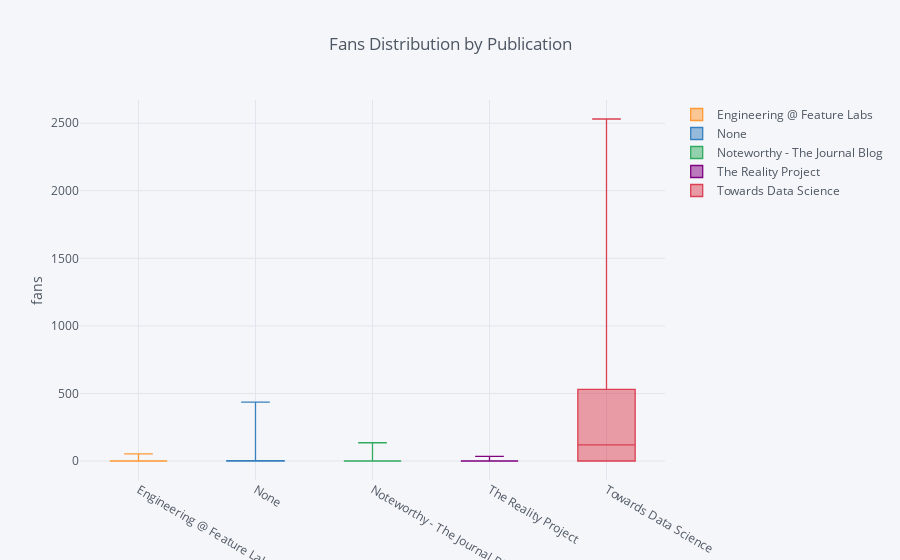

The cell this chart's notebook holds for it:
### Code cell
# Box Plot
df.pivot(columns='publication', values='fans').fillna(0).iplot(
         kind='box',
         yTitle='fans',
         title='Fans Distribution by Publication')

### Figure 1 — Plotly figure (JSON) as saved in the notebook; plotly's stock layout.template omitted (floating-point values rounded to 4 significant figures)
{"data": [{"boxpoints": false, "line": {"width": 1.3}, "marker": {"color": "rgba(255, 153, 51, 1.0)"}, "name": "Engineering @ Feature Labs", "orientation": "v", "type": "box", "uid": "691a86e4-a62b-4b30-8847-7628b14c400f", "y": [0, 0, 0, 0, 0, 0, 0, 0, 0, 0, 0, 0, 0, 0, 0, 0, 0, 0, 0, 0, 0, 0, 0, 0, 0, 0, 0, 0, 52, 0, 0, 0, 0, 0, 0, 0, 0, 0, 0, 0, 0, 0, 0, 0, 0, 0, 0, 0, 0, 0, 0, 0, 0, 0, 0, 0, 0, 0, 0, 0, 0, 0, 0, 0, 0, 0, 0, 0, 0, 0, 0, 0, 0, 0, 0, 0, 0, 0, 0, 0, 0, 0, 0, 0, 0, 0, 0, 0, 0, 0, 0, 0, 0, 0, 0, 0, 0, 0, 0, 0, 0, 0, 0, 0, 0, 0, 0, 0, 0, 0, 0, 0, 0, 0, 0, 0, 0, 0, 0, 0, 0, 0, 0, 0, 0, 0]}, {"boxpoints": false, "line": {"width": 1.3}, "marker": {"color": "rgba(55, 128, 191, 1.0)"}, "name": "None", "orientation": "v", "type": "box", "uid": "5838357d-04a4-4e2e-8e47-8c0e3e40a89c", "y": [0, 0, 0, 12, 3, 95, 0, 4, 0, 0, 75, 7, 1, 0, 0, 0, 0, 0, 47, 0, 0, 0, 0, 0, 0, 0, 0, 0, 0, 34, 0, 0, 0, 0, 0, 0, 0, 0, 0, 0, 0, 0, 0, 0, 0, 0, 0, 0, 0, 0, 0, 0, 0, 0, 0, 0, 0, 0, 0, 0, 0, 0, 0, 0, 0, 0, 0, 0, 0, 0, 0, 0, 0, 23, 0, 0, 0, 0, 0, 0, 0, 6, 0, 0, 0, 0, 0, 0, 0, 4, 0, 3, 0, 47, 0, 2, 10, 435, 11, 3, 0, 0, 0, 4, 0, 0, 29, 7, 2, 17, 17, 2, 0, 54, 1, 5, 0, 13, 0, 0, 71, 2, 3, 19, 20, 0]}, {"boxpoints": false, "line": {"width": 1.3}, "marker": {"color": "rgba(50, 171, 96, 1.0)"}, "name": "Noteworthy - The Journal Blog", "orientation": "v", "type": "box", "uid": "4eef76e1-4189-4b7f-907a-cae991c3bc47", "y": [0, 0, 0, 0, 0, 0, 0, 0, 0, 0, 0, 0, 0, 0, 0, 0, 0, 0, 0, 0, 0, 0, 0, 0, 0, 0, 0, 0, 0, 0, 0, 0, 0, 0, 0, 0, 135, 0, 0, 0, 0, 0, 0, 0, 0, 0, 0, 0, 0, 0, 0, 0, 0, 0, 0, 0, 0, 0, 0, 0, 0, 0, 0, 0, 0, 0, 0, 0, 0, 0, 0, 0, 0, 0, 0, 0, 0, 0, 0, 0, 0, 0, 0, 0, 0, 0, 0, 0, 0, 0, 0, 0, 0, 0, 0, 0, 0, 0, 0, 0, 0, 0, 0, 0, 0, 0, 0, 0, 0, 0, 0, 0, 0, 0, 0, 0, 0, 0, 0, 0, 0, 0, 0, 0, 0, 0]}, {"boxpoints": false, "line": {"width": 1.3}, "marker": {"color": "rgba(128, 0, 128, 1.0)"}, "name": "The Reality Project", "orientation": "v", "type": "box", "uid": "d2987204-1069-4c70-8e30-a7a1d3384018", "y": [34, 29, 0, 0, 0, 0, 0, 0, 13, 0, 0, 0, 0, 0, 0, 0, 0, 0, 0, 0, 0, 0, 0, 0, 0, 0, 0, 0, 0, 0, 0, 0, 0, 0, 0, 0, 0, 0, 0, 0, 0, 0, 0, 0, 0, 0, 0, 0, 0, 0, 0, 0, 0, 0, 0, 0, 0, 0, 0, 0, 0, 0, 0, 0, 0, 0, 0, 0, 0, 0, 0, 0, 0, 0, 0, 0, 0, 0, 0, 0, 0, 0, 0, 0, 0, 0, 0, 0, 0, 0, 0, 0, 0, 0, 0, 0, 0, 0, 0, 0, 0, 0, 0, 0, 0, 0, 0, 0, 0, 0, 0, 0, 0, 0, 0, 0, 0, 0, 0, 0, 0, 0, 0, 0, 0, 0]}, {"boxpoints": false, "line": {"width": 1.3}, "marker": {"color": "rgba(219, 64, 82, 1.0)"}, "name": "Towards Data Science", "orientation": "v", "type": "box", "uid": "cdb086d9-4cb0-4da0-8c6a-ae980635af99", "y": [0, 0, 0, 0, 0, 0, 0, 0, 0, 0, 0, 0, 0, 115, 83, 97, 158, 235, 0, 798, 387, 493, 295, 588, 111, 173, 100, 113, 0, 0, 640, 357, 119, 579, 541, 143, 0, 121, 530, 649, 32, 116, 206, 226, 421, 104, 131, 655, 771, 434, 114, 1177, 174, 378, 576, 252, 841, 1184, 474, 1629, 65, 829, 129, 266, 2531, 227, 607, 951, 549, 510, 200, 1179, 548, 0, 1825, 461, 188, 128, 1076, 74, 2226, 0, 737, 288, 939, 329, 902, 174, 1510, 0, 18, 0, 1271, 0, 549, 0, 0, 0, 0, 0, 392, 892, 45, 0, 861, 112, 0, 0, 0, 0, 0, 0, 43, 0, 0, 0, 0, 0, 0, 0, 0, 0, 0, 0, 0, 208]}], "layout": {"legend": {"bgcolor": "#F5F6F9", "font": {"color": "#4D5663"}}, "paper_bgcolor": "#F5F6F9", "plot_bgcolor": "#F5F6F9", "title": {"font": {"color": "#4D5663"}, "text": "Fans Distribution by Publication"}, "xaxis": {"gridcolor": "#E1E5ED", "showgrid": true, "tickfont": {"color": "#4D5663"}, "title": {"font": {"color": "#4D5663"}, "text": ""}, "zerolinecolor": "#E1E5ED"}, "yaxis": {"gridcolor": "#E1E5ED", "showgrid": true, "tickfont": {"color": "#4D5663"}, "title": {"font": {"color": "#4D5663"}, "text": "fans"}, "zerolinecolor": "#E1E5ED"}}}
